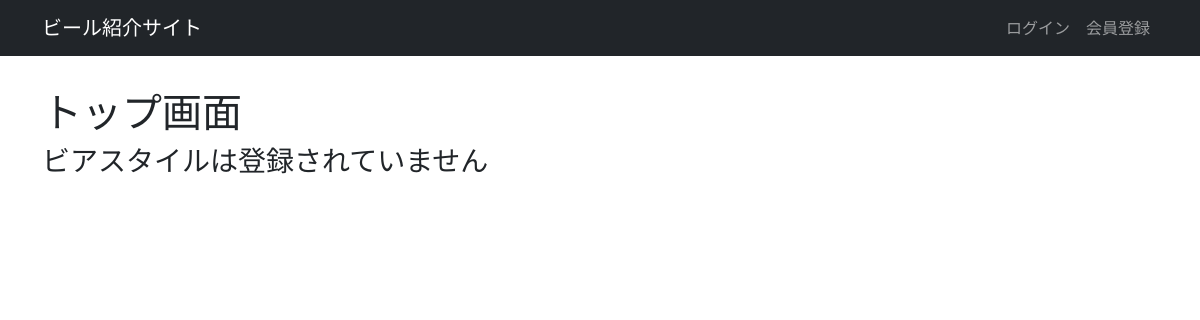
The app's page /, older data.
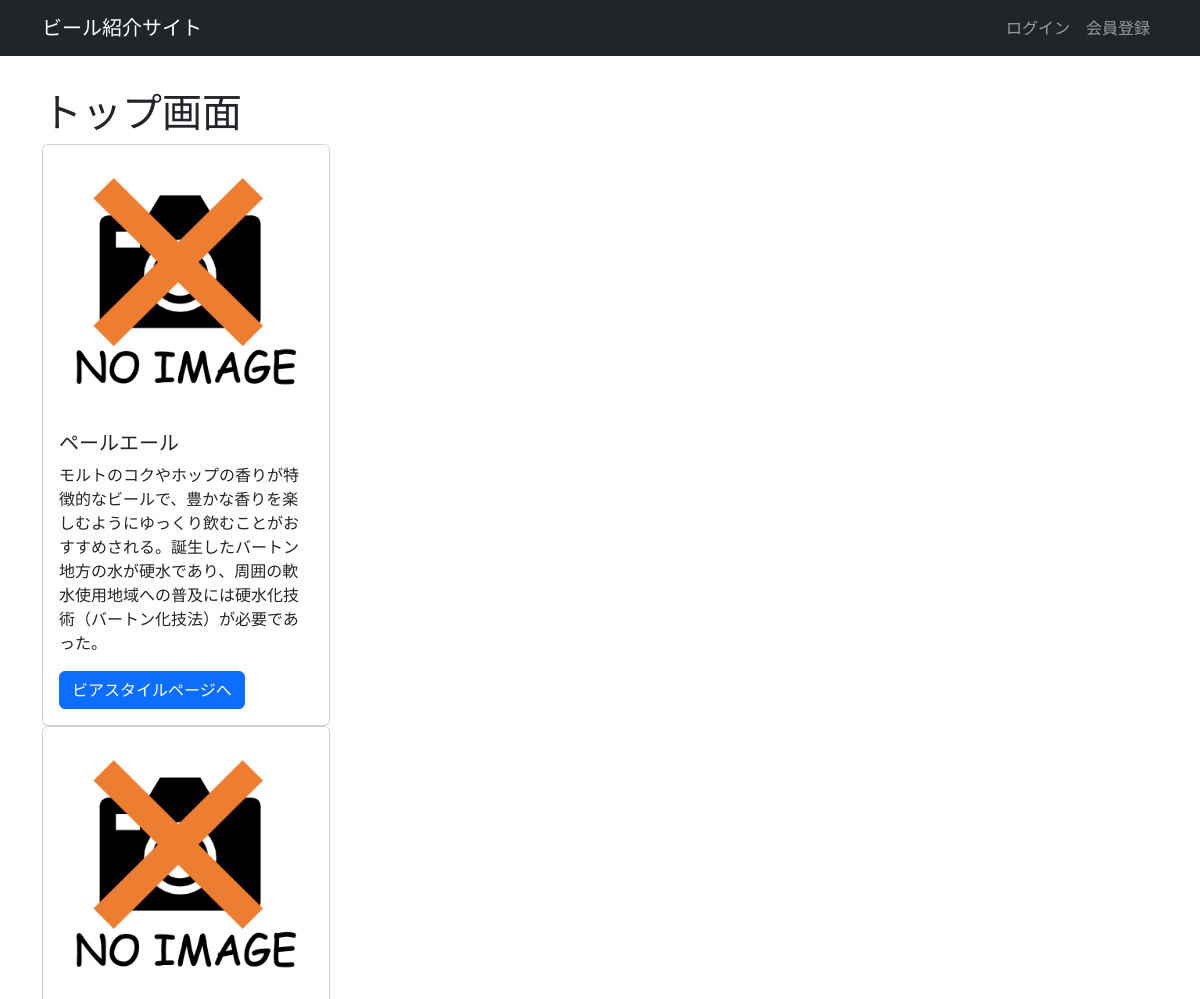
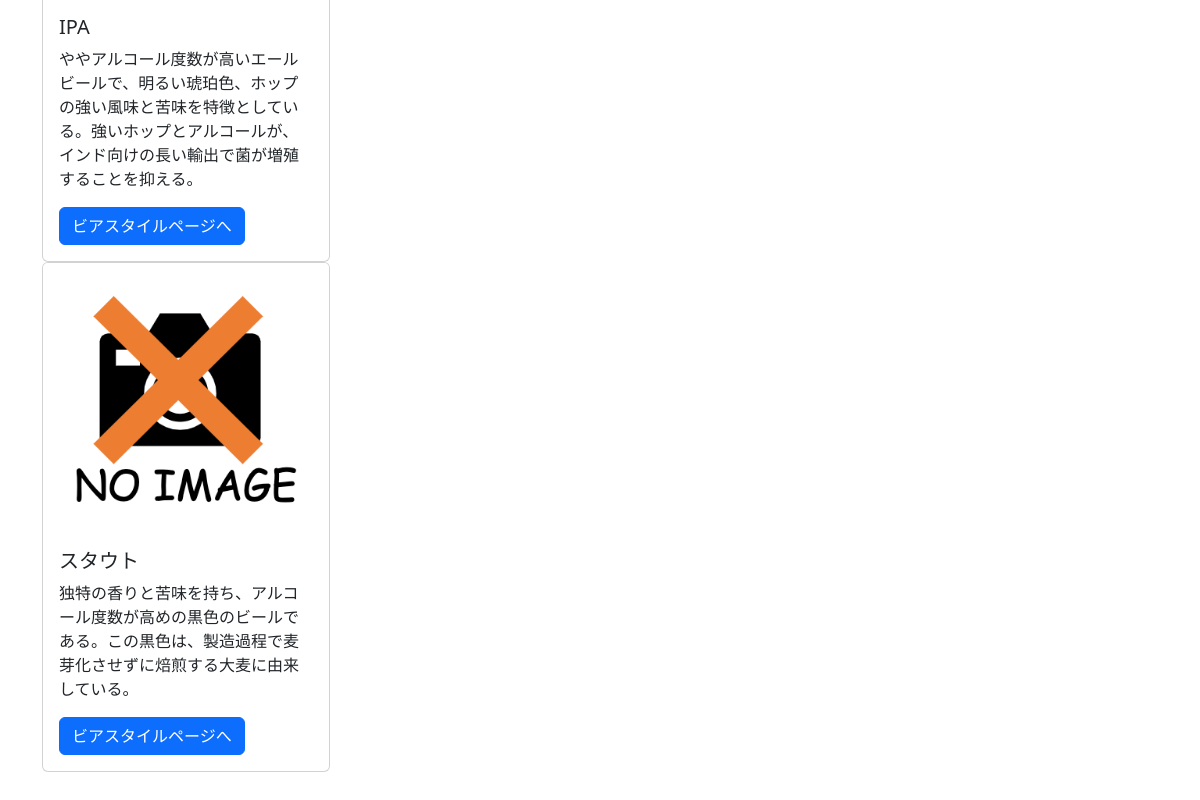
The same page, newer data (2 pictures, top to bottom).
### recommendations/models.py (models this page shows, shortened)
class BeerStyle(models.Model):
    name = models.CharField("ビアスタイル", max_length=15)
    birth_place = models.CharField("発祥地", max_length=10)
    fermentation = models.IntegerField(
        "発酵方法", choices=((1,"上面発酵"),(2,"下面発酵"))
    )
    description = models.TextField("説明")

### recommendations/views.py (the view)
# urls.py: path("", views.top, name="top"),
@require_GET
def top(request):
    styles = models.BeerStyle.objects.all()
    context = {"styles" : styles}
    return render(
        request, "recommendations/top.html",
        context
    )

### recommendations/templates/recommendations/top.html
<!DOCTYPE html>
{% extends "base.html" %}
{% load static %}
{% block main %}
<h1>トップ画面</h1>
{% if styles %}
  {% for style in styles %}
  <div class="card" style="width: 18rem;">
    <img src="{% static 'recommendations/NO_IMAGE.png' %}" class="card-img-top">
    <div class="card-body">
      <h5 class="card-title">{{ style.name }}</h5>
      <p class="card-text">{{ style.description }}</p>
      <a href="{% url 'detail_style' style.id %}" class="btn btn-primary">ビアスタイルページへ</a>
    </div>
  </div>
  {% endfor %}
{% else %}
  <h3>ビアスタイルは登録されていません</h3>
{% endif %}
{% endblock %}

### templates/base.html (shortened to what this page needs)
<!DOCTYPE html>
{% load static %}
{% load django_bootstrap5 %}
<html lang="ja" dir="ltr">
  <head>
    {% bootstrap_css %}
    <link rel="stylesheet" href="{% static 'recommendations/css/style.css' %}">
  </head>
  <body>
    <nav class="navbar navbar-expand flex-md-row navbar-dark bg-dark">
      <div class="container justify-content-between">
        <a href="/" class="navbar-brand">ビール紹介サイト</a>
        <ul class="navbar-nav mr-md-2">
          {% if user.is_authenticated %}
          <li class="nav-item">
            <a class="nav-link" href="{% url 'logout' %}">ログアウト</a>
          </li>
          {% else %}
          <li class="nav-item">
            <a class="nav-link" href="{% url 'login' %}">ログイン</a>
          </li>
          <li class="nav-item">
            <a class="nav-link" href="{% url 'signup' %}">会員登録</a>
          </li>
          {% endif %}
        </ul>
      </div>
    </nav>
    <main>
      <div class="container">
        {% block main %}{% endblock %}
      </div>
    </main>
  </body>
</html>

### recommendations/static/recommendations/css/style.css (style rules this page uses)
main { padding: 2rem 0; }

Row changes from the older to the newer data that the page shows:
added BeerStyle: name "ペールエール", description "モルトのコクやホップの香りが特徴的なビールで、豊かな香りを楽しむようにゆっくり飲むことがおすすめされる。誕生したバートン地方の水が硬水であり、周囲の軟水使用地域への普及には硬水化技術（バートン化技法）が必要であった。"
added BeerStyle: name "IPA", description "ややアルコール度数が高いエールビールで、明るい琥珀色、ホップの強い風味と苦味を特徴としている。強いホップとアルコールが、インド向けの長い輸出で菌が増殖することを抑える。"
added BeerStyle: name "スタウト", description "独特の香りと苦味を持ち、アルコール度数が高めの黒色のビールである。この黒色は、製造過程で麦芽化させずに焙煎する大麦に由来している。"
Text that changed along with them:
text no longer shown: "ビアスタイルは登録されていません"
